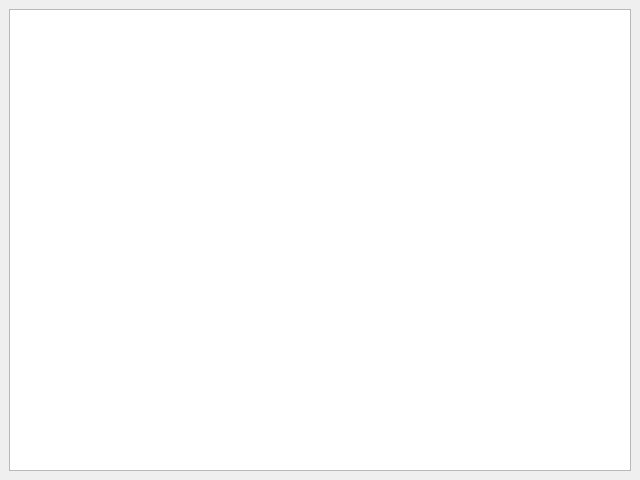
<?xml version="1.0" encoding="UTF-8"?>
<ui version="4.0">
 <class>CDataWidget</class>
 <widget class="QDockWidget" name="CDataWidget">
  <property name="geometry">
   <rect>
    <x>0</x>
    <y>0</y>
    <width>640</width>
    <height>480</height>
   </rect>
  </property>
  <property name="floating">
   <bool>true</bool>
  </property>
  <property name="windowTitle">
   <string>Data</string>
  </property>
  <widget class="QWidget" name="dataWidgetContents">
   <layout class="QGridLayout" name="gridLayout">
    <item row="0" column="0">
     <widget class="QTableView" name="tableView">
      <property name="contextMenuPolicy">
       <enum>Qt::CustomContextMenu</enum>
      </property>
      <property name="editTriggers">
       <set>QAbstractItemView::DoubleClicked|QAbstractItemView::EditKeyPressed</set>
      </property>
      <property name="alternatingRowColors">
       <bool>true</bool>
      </property>
     </widget>
    </item>
   </layout>
  </widget>
  <action name="actionEdit">
   <property name="checkable">
    <bool>true</bool>
   </property>
   <property name="text">
    <string>Edit</string>
   </property>
   <property name="toolTip">
    <string>Edit this cell</string>
   </property>
  </action>
  <action name="actionAdd">
   <property name="text">
    <string>Add</string>
   </property>
   <property name="toolTip">
    <string>Add body to data</string>
   </property>
  </action>
  <action name="actionDelete">
   <property name="text">
    <string>Delete</string>
   </property>
   <property name="toolTip">
    <string>Delete body from data</string>
   </property>
  </action>
 </widget>
 <resources/>
 <connections>
  <connection>
   <sender>tableView</sender>
   <signal>customContextMenuRequested(QPoint)</signal>
   <receiver>CDataWidget</receiver>
   <slot>ShowContextMenu(QPoint)</slot>
   <hints>
    <hint type="sourcelabel">
     <x>100</x>
     <y>71</y>
    </hint>
    <hint type="destinationlabel">
     <x>122</x>
     <y>8</y>
    </hint>
   </hints>
  </connection>
 </connections>
 <slots>
  <slot>ShowContextMenu(QPoint)</slot>
 </slots>
</ui>
